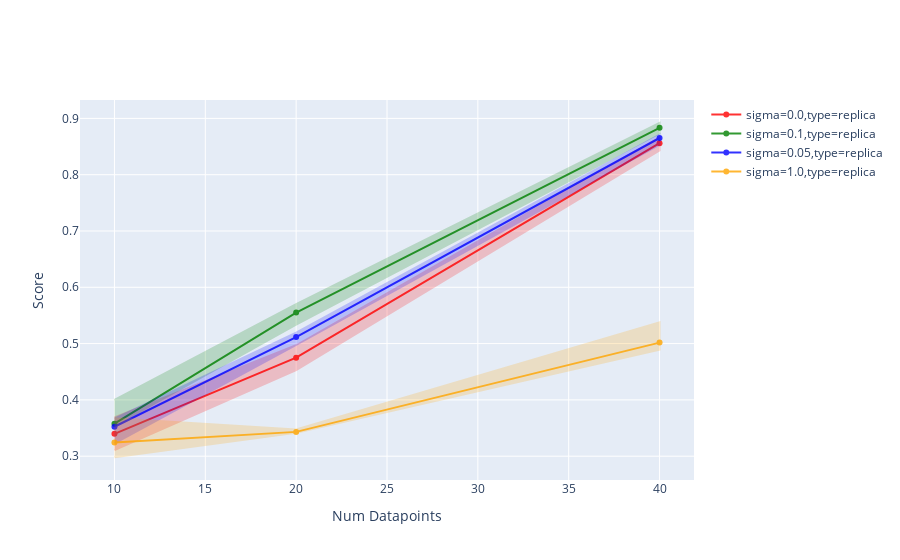

This figure's notebook cell:
### Code cell
reduced_data = data[(data['type'] == "replica") & (data['sigma'] != 0.0001) & (data['sigma'] != 0.001) & (data['sigma'] != 0.5)]
fig = go.Figure(list(scatter(reduced_data, 'num', 'max_score',
                             l1_groups=['sigma'], l2_groups=['type'],
                             is_dashed=lambda x: x['type'] != 'replica')))
fig.update_layout(xaxis_title="Num Datapoints",yaxis_title="Score")
fig

### Figure 1 — Plotly figure (JSON) as saved in the notebook; plotly's stock layout.template omitted (floating-point values rounded to 4 significant figures)
{"data": [{"line": {"color": "red"}, "name": "sigma=0.0,type=replica", "opacity": 0.8, "type": "scatter", "x": [10, 20, 40], "y": [0.3398, 0.475, 0.856]}, {"fill": "toself", "fillcolor": "red", "hoverinfo": "skip", "line": {"color": "red"}, "marker": {"opacity": 0}, "opacity": 0.2, "showlegend": false, "type": "scatter", "x": [10, 20, 40, 40, 20, 10], "y": [0.3687, 0.497, 0.8661, 0.843, 0.453, 0.3108]}, {"line": {"color": "green"}, "name": "sigma=0.1,type=replica", "opacity": 0.8, "type": "scatter", "x": [10, 20, 40], "y": [0.3577, 0.5551, 0.8832]}, {"fill": "toself", "fillcolor": "green", "hoverinfo": "skip", "line": {"color": "green"}, "marker": {"opacity": 0}, "opacity": 0.2, "showlegend": false, "type": "scatter", "x": [10, 20, 40, 40, 20, 10], "y": [0.4002, 0.57, 0.8923, 0.8735, 0.5335, 0.3539]}, {"line": {"color": "blue"}, "name": "sigma=0.05,type=replica", "opacity": 0.8, "type": "scatter", "x": [10, 20, 40], "y": [0.3523, 0.5116, 0.8652]}, {"fill": "toself", "fillcolor": "blue", "hoverinfo": "skip", "line": {"color": "blue"}, "marker": {"opacity": 0}, "opacity": 0.2, "showlegend": false, "type": "scatter", "x": [10, 20, 40, 40, 20, 10], "y": [0.3666, 0.5195, 0.8709, 0.8536, 0.4979, 0.3229]}, {"line": {"color": "orange"}, "name": "sigma=1.0,type=replica", "opacity": 0.8, "type": "scatter", "x": [10, 20, 40], "y": [0.3244, 0.3432, 0.5017]}, {"fill": "toself", "fillcolor": "orange", "hoverinfo": "skip", "line": {"color": "orange"}, "marker": {"opacity": 0}, "opacity": 0.2, "showlegend": false, "type": "scatter", "x": [10, 20, 40, 40, 20, 10], "y": [0.3675, 0.3473, 0.5376, 0.4891, 0.3415, 0.2981]}], "layout": {"xaxis": {"title": {"text": "Num Datapoints"}}, "yaxis": {"title": {"text": "Score"}}}}
